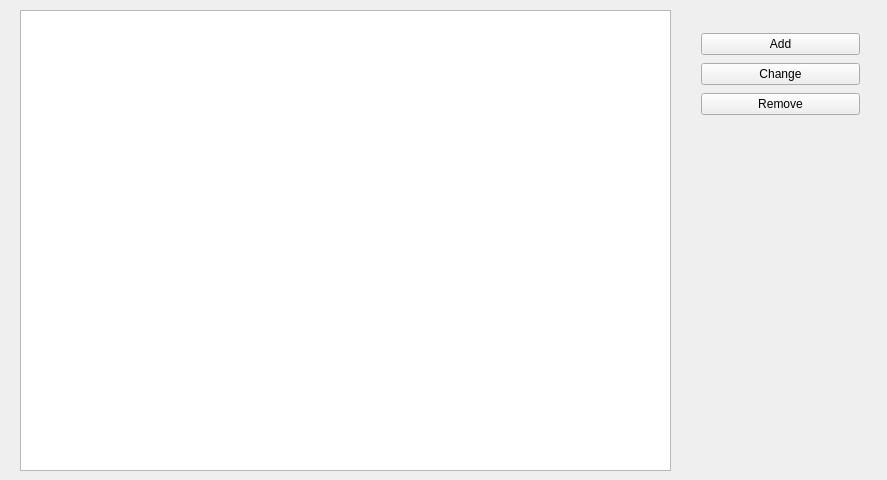
<?xml version="1.0" encoding="UTF-8"?>
<ui version="4.0">
 <class>MainWidget</class>
 <widget class="QWidget" name="MainWidget">
  <property name="geometry">
   <rect>
    <x>0</x>
    <y>0</y>
    <width>887</width>
    <height>480</height>
   </rect>
  </property>
  <property name="windowTitle">
   <string>MainWidget</string>
  </property>
  <property name="locale">
   <locale language="English" country="UnitedStates"/>
  </property>
  <widget class="QTableWidget" name="tableWidget">
   <property name="geometry">
    <rect>
     <x>20</x>
     <y>10</y>
     <width>651</width>
     <height>461</height>
    </rect>
   </property>
  </widget>
  <widget class="QWidget" name="layoutWidget">
   <property name="geometry">
    <rect>
     <x>690</x>
     <y>20</y>
     <width>181</width>
     <height>111</height>
    </rect>
   </property>
   <layout class="QVBoxLayout" name="verticalLayout">
    <item>
     <widget class="QPushButton" name="addButton">
      <property name="text">
       <string>Add</string>
      </property>
     </widget>
    </item>
    <item>
     <widget class="QPushButton" name="changeButton">
      <property name="text">
       <string>Change</string>
      </property>
     </widget>
    </item>
    <item>
     <widget class="QPushButton" name="removeButton">
      <property name="text">
       <string>Remove</string>
      </property>
     </widget>
    </item>
   </layout>
  </widget>
 </widget>
 <layoutdefault spacing="6" margin="11"/>
 <resources/>
 <connections/>
</ui>
